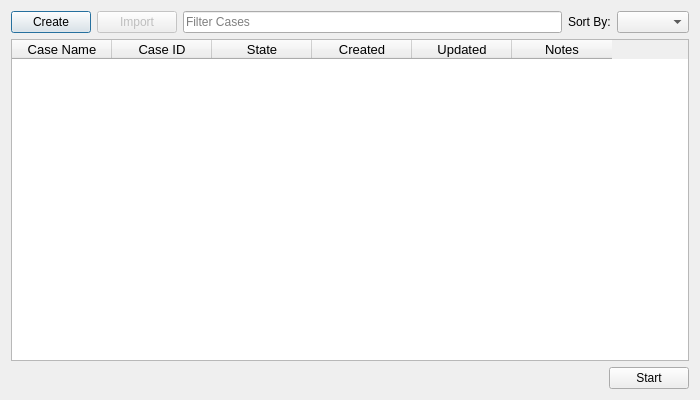
<?xml version="1.0" encoding="UTF-8"?>
<ui version="4.0">
 <class>startupDialog</class>
 <widget class="QDialog" name="startupDialog">
  <property name="geometry">
   <rect>
    <x>0</x>
    <y>0</y>
    <width>700</width>
    <height>400</height>
   </rect>
  </property>
  <property name="windowTitle">
   <string>Nomen</string>
  </property>
  <layout class="QGridLayout" name="gridLayout">
   <item row="0" column="0">
    <layout class="QVBoxLayout" name="verticalLayout">
     <item>
      <layout class="QHBoxLayout" name="horizontalLayout">
       <item>
        <widget class="QPushButton" name="bttn_create_case">
         <property name="text">
          <string>Create</string>
         </property>
        </widget>
       </item>
       <item>
        <widget class="QPushButton" name="bttn_import_case">
         <property name="enabled">
          <bool>false</bool>
         </property>
         <property name="toolTip">
          <string>TO BE IMPLEMENTED</string>
         </property>
         <property name="text">
          <string>Import</string>
         </property>
        </widget>
       </item>
       <item>
        <widget class="QLineEdit" name="line_edit_filter_case">
         <property name="placeholderText">
          <string>Filter Cases</string>
         </property>
        </widget>
       </item>
       <item>
        <widget class="QLabel" name="label_sortby">
         <property name="text">
          <string>Sort By:</string>
         </property>
        </widget>
       </item>
       <item>
        <widget class="QComboBox" name="cbox_sortby"/>
       </item>
      </layout>
     </item>
     <item>
      <layout class="QHBoxLayout" name="horizontalLayout_2">
       <item>
        <spacer name="horizontalSpacer">
         <property name="orientation">
          <enum>Qt::Orientation::Horizontal</enum>
         </property>
         <property name="sizeType">
          <enum>QSizePolicy::Policy::Fixed</enum>
         </property>
         <property name="sizeHint" stdset="0">
          <size>
           <width>0</width>
           <height>20</height>
          </size>
         </property>
        </spacer>
       </item>
       <item>
        <widget class="QTableWidget" name="table_case">
         <property name="font">
          <font>
           <pointsize>10</pointsize>
          </font>
         </property>
         <property name="editTriggers">
          <set>QAbstractItemView::EditTrigger::NoEditTriggers</set>
         </property>
         <property name="selectionMode">
          <enum>QAbstractItemView::SelectionMode::SingleSelection</enum>
         </property>
         <property name="selectionBehavior">
          <enum>QAbstractItemView::SelectionBehavior::SelectRows</enum>
         </property>
         <attribute name="verticalHeaderVisible">
          <bool>false</bool>
         </attribute>
         <column>
          <property name="text">
           <string>Case Name</string>
          </property>
         </column>
         <column>
          <property name="text">
           <string>Case ID</string>
          </property>
         </column>
         <column>
          <property name="text">
           <string>State</string>
          </property>
         </column>
         <column>
          <property name="text">
           <string>Created</string>
          </property>
         </column>
         <column>
          <property name="text">
           <string>Updated</string>
          </property>
         </column>
         <column>
          <property name="text">
           <string>Notes</string>
          </property>
         </column>
        </widget>
       </item>
       <item>
        <spacer name="horizontalSpacer_2">
         <property name="orientation">
          <enum>Qt::Orientation::Horizontal</enum>
         </property>
         <property name="sizeType">
          <enum>QSizePolicy::Policy::Fixed</enum>
         </property>
         <property name="sizeHint" stdset="0">
          <size>
           <width>0</width>
           <height>20</height>
          </size>
         </property>
        </spacer>
       </item>
      </layout>
     </item>
     <item>
      <layout class="QHBoxLayout" name="horizontalLayout_3">
       <item>
        <spacer name="horizontalSpacer_3">
         <property name="orientation">
          <enum>Qt::Orientation::Horizontal</enum>
         </property>
         <property name="sizeHint" stdset="0">
          <size>
           <width>40</width>
           <height>20</height>
          </size>
         </property>
        </spacer>
       </item>
       <item>
        <widget class="QPushButton" name="pushButton">
         <property name="text">
          <string>Start</string>
         </property>
        </widget>
       </item>
      </layout>
     </item>
    </layout>
   </item>
  </layout>
 </widget>
 <resources/>
 <connections/>
</ui>
